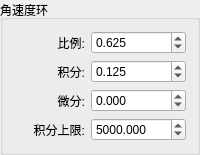
              <widget class="QGroupBox" name="groupBox_19">
               <property name="title">
                <string>角速度环</string>
               </property>
               <layout class="QHBoxLayout" name="horizontalLayout_44">
                <item>
                 <layout class="QVBoxLayout" name="verticalLayout_49">
                  <item>
                   <widget class="QLabel" name="label_63">
                    <property name="sizePolicy">
                     <sizepolicy hsizetype="Preferred" vsizetype="Preferred">
                      <horstretch>0</horstretch>
                      <verstretch>0</verstretch>
                     </sizepolicy>
                    </property>
                    <property name="text">
                     <string>比例:</string>
                    </property>
                    <property name="alignment">
                     <set>Qt::AlignRight|Qt::AlignTrailing|Qt::AlignVCenter</set>
                    </property>
                   </widget>
                  </item>
                  <item>
                   <widget class="QLabel" name="label_64">
                    <property name="sizePolicy">
                     <sizepolicy hsizetype="Preferred" vsizetype="Preferred">
                      <horstretch>0</horstretch>
                      <verstretch>0</verstretch>
                     </sizepolicy>
                    </property>
                    <property name="text">
                     <string>积分:</string>
                    </property>
                    <property name="alignment">
                     <set>Qt::AlignRight|Qt::AlignTrailing|Qt::AlignVCenter</set>
                    </property>
                   </widget>
                  </item>
                  <item>
                   <widget class="QLabel" name="label_65">
                    <property name="sizePolicy">
                     <sizepolicy hsizetype="Preferred" vsizetype="Preferred">
                      <horstretch>0</horstretch>
                      <verstretch>0</verstretch>
                     </sizepolicy>
                    </property>
                    <property name="text">
                     <string>微分:</string>
                    </property>
                    <property name="alignment">
                     <set>Qt::AlignRight|Qt::AlignTrailing|Qt::AlignVCenter</set>
                    </property>
                   </widget>
                  </item>
                  <item>
                   <widget class="QLabel" name="label_66">
                    <property name="sizePolicy">
                     <sizepolicy hsizetype="Preferred" vsizetype="Preferred">
                      <horstretch>0</horstretch>
                      <verstretch>0</verstretch>
                     </sizepolicy>
                    </property>
                    <property name="text">
                     <string>积分上限:</string>
                    </property>
                    <property name="alignment">
                     <set>Qt::AlignRight|Qt::AlignTrailing|Qt::AlignVCenter</set>
                    </property>
                   </widget>
                  </item>
                 </layout>
                </item>
                <item>
                 <layout class="QVBoxLayout" name="verticalLayout_50">
                  <item>
                   <widget class="QDoubleSpinBox" name="doubleSpinBox_angle_speed_p">
                    <property name="sizePolicy">
                     <sizepolicy hsizetype="Preferred" vsizetype="Fixed">
                      <horstretch>0</horstretch>
                      <verstretch>0</verstretch>
                     </sizepolicy>
                    </property>
                    <property name="decimals">
                     <number>3</number>
                    </property>
                    <property name="minimum">
                     <double>-99999999.000000000000000</double>
                    </property>
                    <property name="maximum">
                     <double>99999999.000000000000000</double>
                    </property>
                    <property name="value">
                     <double>0.625000000000000</double>
                    </property>
                   </widget>
                  </item>
                  <item>
                   <widget class="QDoubleSpinBox" name="doubleSpinBox_angle_speed_i">
                    <property name="sizePolicy">
                     <sizepolicy hsizetype="Preferred" vsizetype="Fixed">
                      <horstretch>0</horstretch>
                      <verstretch>0</verstretch>
                     </sizepolicy>
                    </property>
                    <property name="decimals">
                     <number>3</number>
                    </property>
                    <property name="minimum">
                     <double>-99999999.000000000000000</double>
                    </property>
                    <property name="maximum">
                     <double>99999999.000000000000000</double>
                    </property>
                    <property name="value">
                     <double>0.125000000000000</double>
                    </property>
                   </widget>
                  </item>
                  <item>
                   <widget class="QDoubleSpinBox" name="doubleSpinBox_angle_speed_d">
                    <property name="sizePolicy">
                     <sizepolicy hsizetype="Preferred" vsizetype="Fixed">
                      <horstretch>0</horstretch>
                      <verstretch>0</verstretch>
                     </sizepolicy>
                    </property>
                    <property name="decimals">
                     <number>3</number>
                    </property>
                    <property name="minimum">
                     <double>-99999999.000000000000000</double>
                    </property>
                    <property name="maximum">
                     <double>99999999.000000000000000</double>
                    </property>
                   </widget>
                  </item>
                  <item>
                   <widget class="QDoubleSpinBox" name="doubleSpinBox_angle_speed_max_i">
                    <property name="sizePolicy">
                     <sizepolicy hsizetype="Preferred" vsizetype="Fixed">
                      <horstretch>0</horstretch>
                      <verstretch>0</verstretch>
                     </sizepolicy>
                    </property>
                    <property name="decimals">
                     <number>3</number>
                    </property>
                    <property name="minimum">
                     <double>-99999999.000000000000000</double>
                    </property>
                    <property name="maximum">
                     <double>99999999.000000000000000</double>
                    </property>
                    <property name="value">
                     <double>5000.000000000000000</double>
                    </property>
                   </widget>
                  </item>
                 </layout>
                </item>
               </layout>
              </widget>
